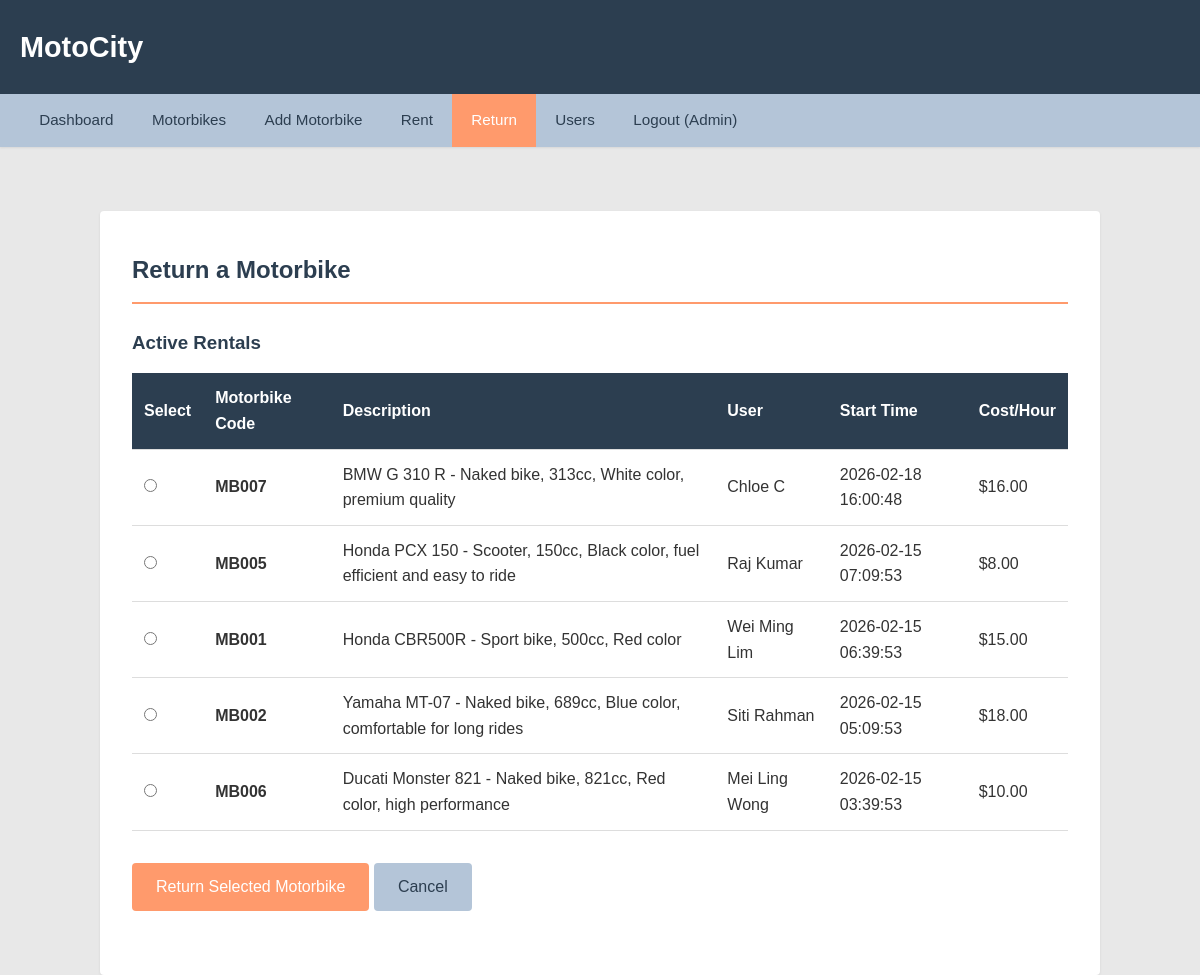
Page /return.php (signed in) on the earlier database version.
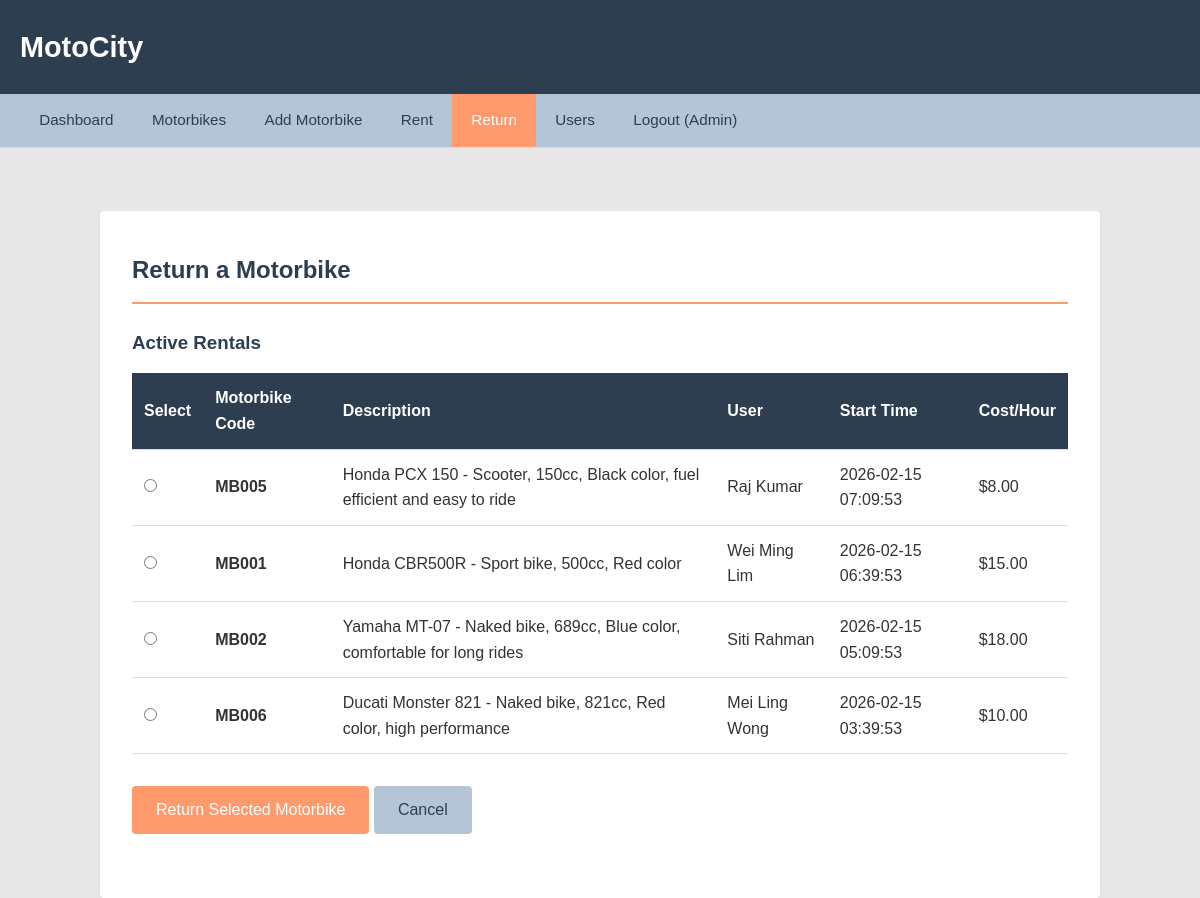
Same page on the later database version.
### tables this page shows
CREATE TABLE `rentals` (
  `rentalId` int(11) NOT NULL AUTO_INCREMENT,
  `userId` int(11) NOT NULL,
  `motorbikeCode` varchar(50) NOT NULL,
  `startDateTime` datetime NOT NULL,
  `endDateTime` datetime DEFAULT NULL,
  `costPerHourAtStart` decimal(10,2) NOT NULL,
  `status` enum('ACTIVE','COMPLETED') NOT NULL DEFAULT 'ACTIVE',
  `created_at` timestamp NOT NULL DEFAULT current_timestamp(),
  PRIMARY KEY (`rentalId`),
  KEY `idx_user` (`userId`),
  KEY `idx_motorbike` (`motorbikeCode`),
  KEY `idx_status` (`status`),
  KEY `idx_start_date` (`startDateTime`),
  CONSTRAINT `rentals_ibfk_1` FOREIGN KEY (`userId`) REFERENCES `users` (`id`) ON DELETE CASCADE,
  CONSTRAINT `rentals_ibfk_2` FOREIGN KEY (`motorbikeCode`) REFERENCES `motorbikes` (`code`) ON DELETE CASCADE
);

CREATE TABLE `motorbikes` (
  `code` varchar(50) NOT NULL,
  `rentingLocation` varchar(200) NOT NULL,
  `description` text NOT NULL,
  `costPerHour` decimal(10,2) NOT NULL CHECK (`costPerHour` > 0),
  `created_at` timestamp NOT NULL DEFAULT current_timestamp(),
  PRIMARY KEY (`code`),
  KEY `idx_location` (`rentingLocation`)
);

CREATE TABLE `users` (
  `id` int(11) NOT NULL AUTO_INCREMENT,
  `name` varchar(100) NOT NULL,
  `surname` varchar(100) NOT NULL,
  `phone` varchar(20) NOT NULL,
  `email` varchar(150) NOT NULL,
  `type` enum('Administrator','User') NOT NULL DEFAULT 'User',
  `password` varchar(255) NOT NULL,
  `created_at` timestamp NOT NULL DEFAULT current_timestamp(),
  PRIMARY KEY (`id`),
  UNIQUE KEY `email` (`email`),
  KEY `idx_email` (`email`),
  KEY `idx_type` (`type`)
);

### classes/Auth.php (called while the page is built, shortened)
<?php
class Auth {
    public static function isAdmin() {
        return isset($_SESSION['user_type']) && $_SESSION['user_type'] === 'Administrator';
    }
}
?>

### classes/Database.php (called while the page is built, shortened)
<?php
class Database {
    private static $instance = null;
    private $conn;
    private function __construct() {
        $servername = "localhost";
        $username = "root";
        $password = "";
        $dbname = "motocity";
        $this->conn = new mysqli($servername, $username, $password, $dbname);
    }
    public static function getInstance() {
        if (self::$instance === null) {
            self::$instance = new Database();
        }
        return self::$instance;
    }
    public function getConnection() {
        return $this->conn;
    }
}
?>

### classes/Rental.php (called while the page is built, shortened)
<?php
class Rental {
    private $conn;
    public function __construct() {
        $this->conn = Database::getInstance()->getConnection();
    }
    public function getAllActiveRentals() {
        $sql = "SELECT r.*, m.description, m.rentingLocation, u.name, u.surname, u.email
                FROM rentals r
                INNER JOIN motorbikes m ON r.motorbikeCode = m.code
                INNER JOIN users u ON r.userId = u.id
                WHERE r.status = 'ACTIVE'
                ORDER BY r.startDateTime DESC";
        $result = $this->conn->query($sql);
        return $result->fetch_all(MYSQLI_ASSOC);
    }
}
?>

### return.php (the view, shortened to what this page needs)
<?php
require_once 'classes/Database.php';
require_once 'classes/Auth.php';
require_once 'classes/Rental.php';
$isAdmin = Auth::isAdmin();
$success = '';
$rental = new Rental();
if ($isAdmin) {
    $activeRentals = $rental->getAllActiveRentals();
} else {
    $activeRentals = $rental->getActiveRentalsByUser(Auth::getCurrentUserId());
}
?>
<!DOCTYPE html>
<html lang="en">
<head>
    <link rel="stylesheet" href="assets/css/style.css">
</head>
<body>
    <?php include 'includes/header.php'; ?>
    <?php include 'includes/nav.php'; ?>
    <main class="container">
        <h2>Return a Motorbike</h2>
        <?php if ($success): ?>
            <div class="message success">
                <?php echo $success; ?>
            </div>
            <div class="mt-2">
                <a href="return.php" class="btn">Return Another</a>
                <a href="dashboard.php" class="btn btn-secondary">Back to Dashboard</a>
            </div>
        <?php else: ?>
            <?php if (empty($activeRentals)): ?>
                <div class="message info">
                    No active rentals to return.
                </div>
            <?php else: ?>
                <h3>Active Rentals</h3>
                <form method="POST" action="return.php">
                    <table>
                        <thead>
                            <tr>
                                <th>Select</th>
                                <th>Motorbike Code</th>
                                <th>Description</th>
                                <?php if ($isAdmin): ?>
                                    <th>User</th>
                                <?php endif; ?>
                                <th>Start Time</th>
                                <th>Cost/Hour</th>
                            </tr>
                        </thead>
                        <tbody>
                            <?php foreach ($activeRentals as $r): ?>
                                <tr>
                                    <td>
                                        <input type="radio" name="rental_id" value="<?php echo $r['rentalId']; ?>" required>
                                    </td>
                                    <td><strong><?php echo htmlspecialchars($r['motorbikeCode']); ?></strong></td>
                                    <td><?php echo htmlspecialchars($r['description']); ?></td>
                                    <?php if ($isAdmin): ?>
                                        <td><?php echo htmlspecialchars($r['name'] . ' ' . $r['surname']); ?></td>
                                    <?php endif; ?>
                                    <td><?php echo $r['startDateTime']; ?></td>
                                    <td>$<?php echo number_format($r['costPerHourAtStart'], 2); ?></td>
                                </tr>
                            <?php endforeach; ?>
                        </tbody>
                    </table>
                    <div class="form-group mt-2">
                        <button type="submit" class="btn">Return Selected Motorbike</button>
                        <a href="dashboard.php" class="btn btn-secondary">Cancel</a>
                    </div>
                </form>
            <?php endif; ?>
        <?php endif; ?>
    </main>
</body>
</html>

Differences in the rows shown:
removed rentals: motorbikeCode "MB007", motorbikeCode.description "BMW G 310 R - Naked bike, 313cc, White color, premium quality", userId.surname "Chloe C", startDateTime "2026-02-18 16:00:48", costPerHourAtStart "16.00"
